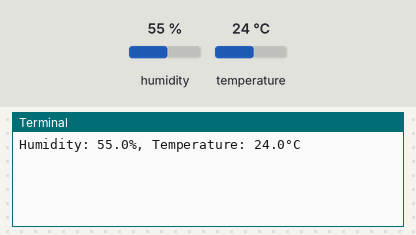
The program below on a simulated Raspberry Pi (BCM pin numbers). On the bench: the last lines printed to the terminal. The test bench sets the inputs (shaded band); at power-on: humidity 55 %, temperature 24 °C. No MQTT or app messages arrive unless stated.

Above: at 1.2 s.
1.3 s: humidity set to 22 %
At 5.2 s:
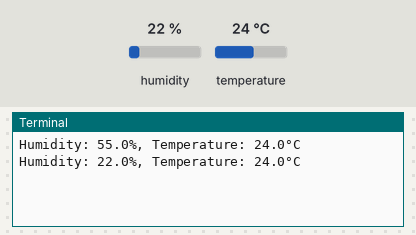
6.5 s: temperature set to 12 °C
At 9.7 s:
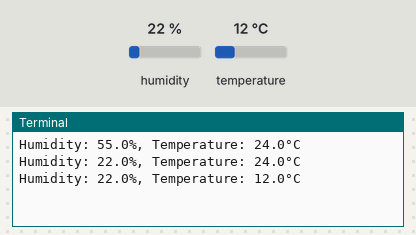
11.7 s: humidity set to 40 %
At 14.3 s:
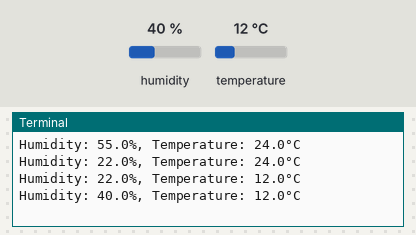
Timing chart, 0 to 15.8 s (numbered marks = the images above; inputs shaded):
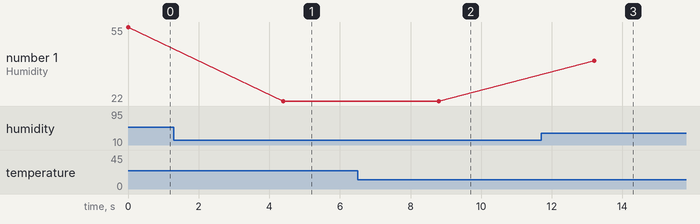

The program:

am2320_aio_pi.py
```python
#!/usr/bin/env python3

# -------------------------------------------------------------------
# Raspberry Pi + AM2320 + Adafruit IO 做一個遠端監看機房溫溼度的專案
# -------------------------------------------------------------------
# AM2320 -> RPi, 接4條線: I2C (Vcc, GND, SDA, SCL)
# 1. 先依以下網址安裝RPi的blinka程式界面:
# https://learn.adafruit.com/circuitpython-on-raspberrypi-linux/installing-circuitpython-on-raspberry-pi
# 2. 依以下網址安裝am2320 python 模組:
# https://learn.adafruit.com/adafruit-am2320-temperature-humidity-i2c-sensor/python-circuitpython
# 3. 在Adafruit IO 建立相對應的feeds: temperature, humidity

import time
import board
import busio
import adafruit_am2320
import paho.mqtt.publish as publish

# create the I2C shared bus
i2c = busio.I2C(board.SCL, board.SDA)
am = adafruit_am2320.AM2320(i2c)

# setting Adafruit IO
host = "io.adafruit.com"
topic_t = "poushen/feeds/temperature"
topic_h = "poushen/feeds/humidity"
payload = 27.4
auth = {'username':"你的帳號", 'password':"你的AIO KEY"}
client_id = "room/唯一編號(unique randon number)"

while True:
    humi = am.relative_humidity
    temp = am.temperature

    print('Humidity: {}%, Temperature: {}\u00B0C'.format(humi, temp))
    publish.single(topic_t, temp, qos=1, hostname=host, auth=auth, client_id=client_id)
    publish.single(topic_h, humi, qos=1, hostname=host, auth=auth, client_id=client_id)
    time.sleep(4)
```

Measured:
- after the input at 1.3 s, the terminal: prints a new line after 3.1 s (image 1)
- after the input at 6.5 s, the terminal: prints a new line after 2.3 s (image 2)
- after the input at 11.7 s, the terminal: prints a new line after 1.5 s (image 3)
- plotted number 1: 55 → 22 after the input at 1.3 s, 22 → 40 after the input at 11.7 s
